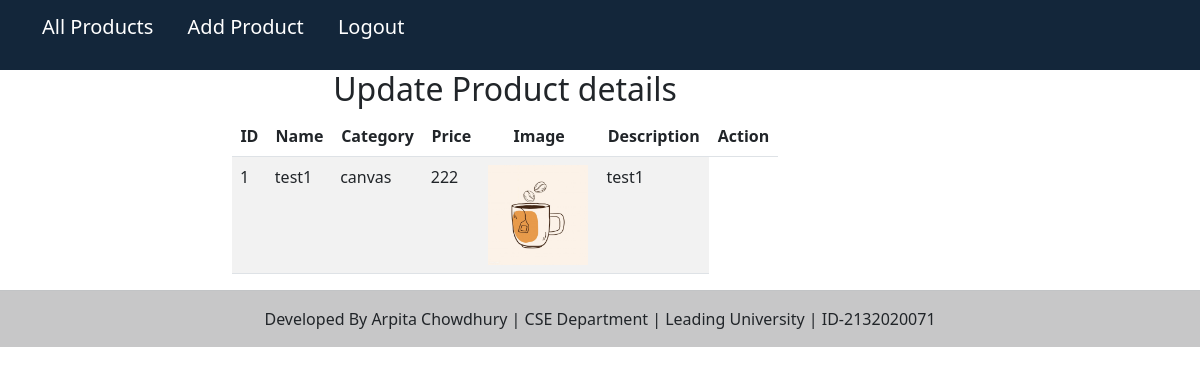
Page /admin/productUpdate.php?id=1 on the committed database.
### tables this page shows
CREATE TABLE `product` (
  `product_id` int(10) NOT NULL,
  `name` varchar(30) NOT NULL,
  `category` varchar(20) NOT NULL,
  `price` int(5) NOT NULL,
  `image` varchar(200) NOT NULL,
  `description` varchar(200) NOT NULL
);

### admin/productUpdate.php (the view, shortened to what this page needs)
<?php
include"../config/dbConn.php";
include"adminHead.php";
 ?>
<div class="container">
  <div class="row">
    <div class="col-2"></div>
    <div class="col-6">
    <h2 style="text-align:center">Update Product details</h2>
    <table class="table table-striped">
    <thead>
      <tr>
        <th class="text-center">ID</th>
        <th class="text-center">Name</th>
        <th class="text-center">Category</th>
        <th class="text-center">Price</th>
        <th class="text-center">Image</th>
        <th class="text-center">Description</th>
        <th class="text-center" colspan="2">Action</th>
      </tr>
    </thead>
    <?php
    $id = $_GET['id'];
     $res=mysqli_query($conn,"select * from product where product_id=$id ");
     while($row=mysqli_fetch_array($res))
     {
     ?>
    <tr>
      <td><?php echo $row["product_id"]; ?></td>
      <td><?php echo $row["name"]; ?></td>
      <td><?php echo $row["category"]?></td>
      <td><?php echo $row["price"]?></td>
      <td><img style="height:100px; width:100px;" src="<?php echo $row["image"]; ?>"></td>
      <td><?php echo $row["description"]?></td>
      </tr>
    <?php
     }
     ?>
  </table>
    </div>
    <div class="col"></div>
  </div>
</div>
<?php include"adminFoot.php"; ?>
</body>
</html>

### css/style.css (style rules this page uses)
body { margin: 0px; border:0px; }

### rows in the picture
product: product_id "1", name "test1", category "canvas", price "222", image (picture), description "test1"
